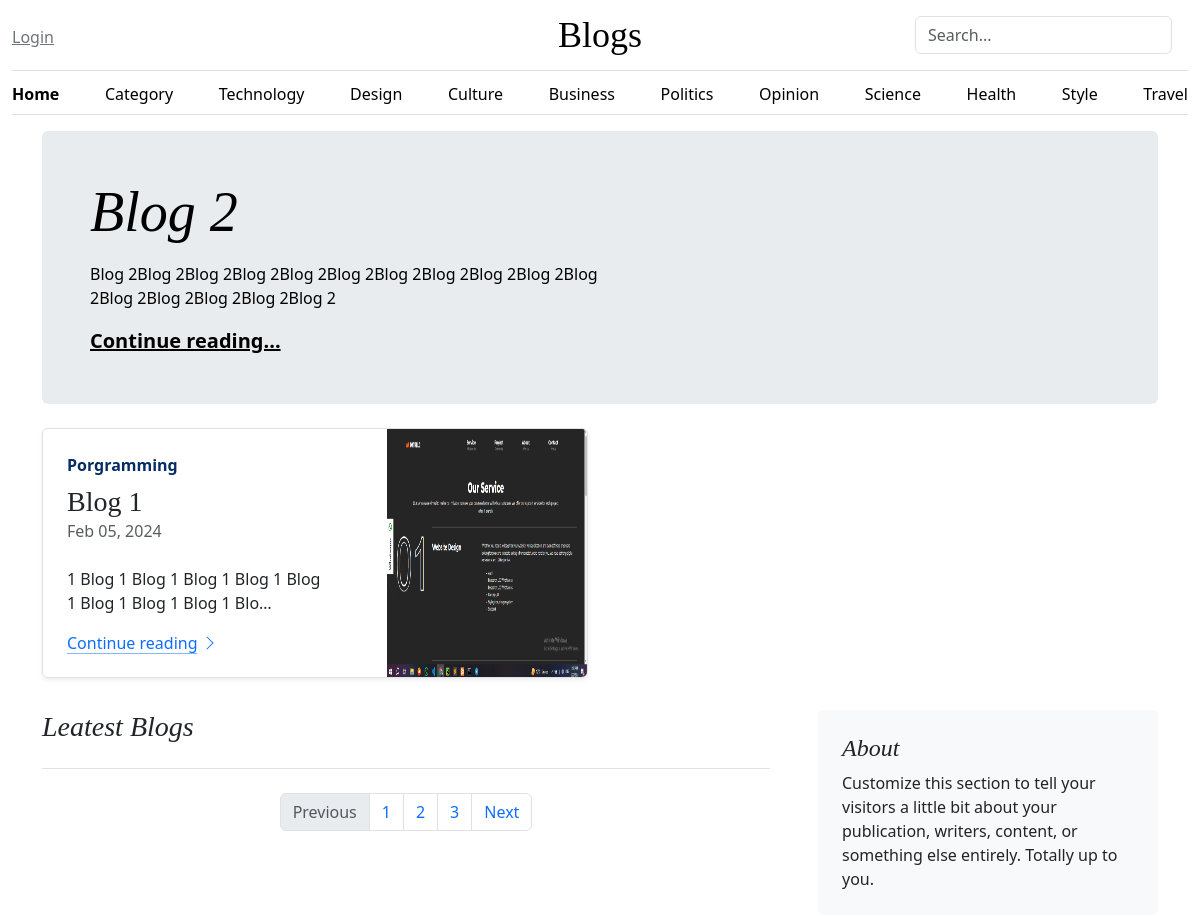
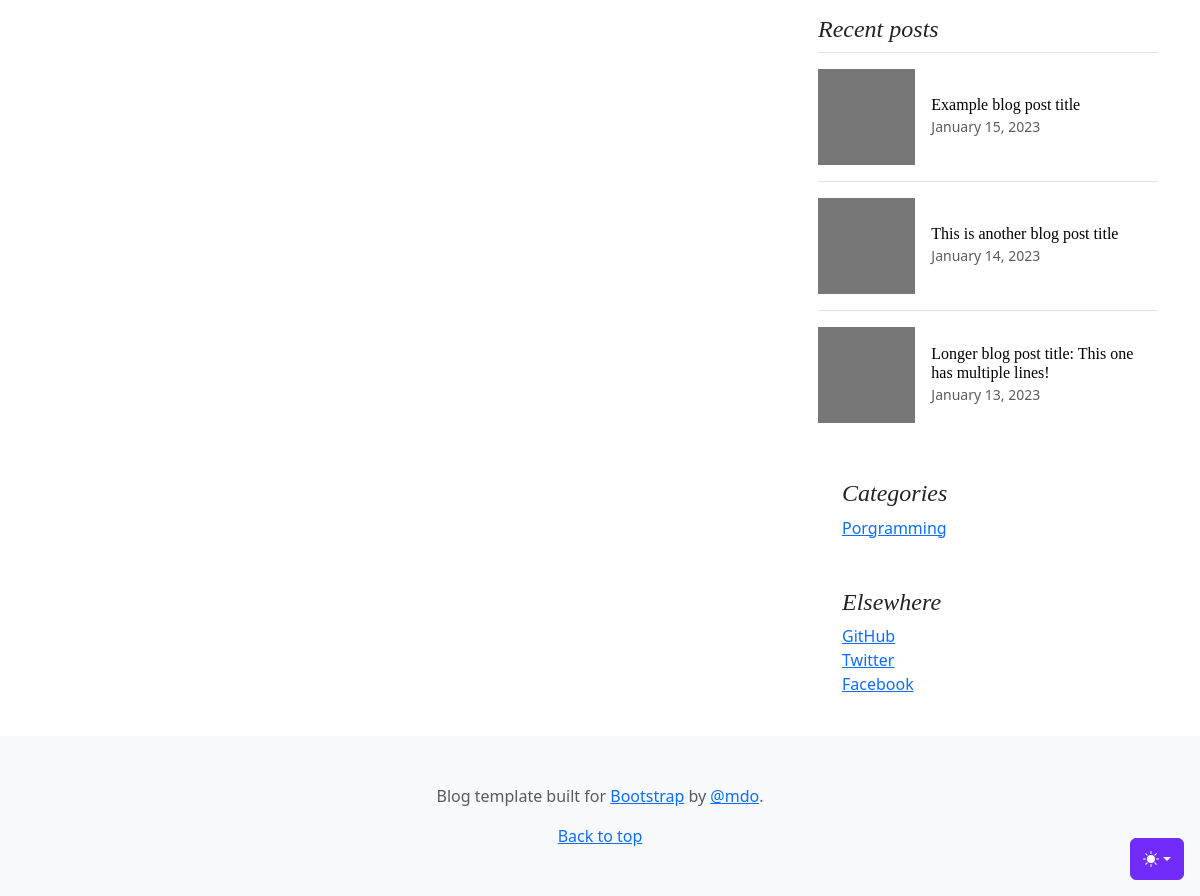
The page / on the database its author committed (2 pictures, top to bottom).
### core/models.py (models this page shows, shortened)
class Post(models.Model):
    STATUS = (
        ('Draft','Draft'),
        ('Publish','Publish')
    )
    featured_img = models.ImageField(upload_to='post/')
    title = models.CharField(max_length=255)
    author = models.ForeignKey(User, on_delete=models.CASCADE)
    category = models.ForeignKey(Category, on_delete=models.CASCADE)
    date = models.DateTimeField(auto_now_add=True)
    update = models.DateTimeField(auto_now=True, null=True)
    content = RichTextField()
    slug = models.CharField(max_length=255, unique=True)
    status = models.CharField(choices=STATUS, max_length=150)

class Category(models.Model):
    name = models.CharField(max_length=255)
    date = models.DateTimeField(auto_now_add=True)
    slug = models.CharField(max_length=50, unique=True, blank=True, null=True)
    def __str__(self):
        return self.name

### core/views.py (the view)
# urls.py: path("", views.index, name='index'),
def index(request):
    category = Category.objects.all().order_by("-id")
    post = Post.objects.filter(status='Publish').order_by("-id")
    context = {
        'category':category,
        'post':post,
    }
    return render(request, 'index.html', context)

### template/index.html (shortened to what this page needs)
{% extends 'base.html' %}
{% block content %}
<main class="container">
  {% for i in post|slice:"0:1" %}
  <div class="p-4 p-md-5 mb-4 rounded text-body-emphasis bg-body-secondary">
      <div class="col-lg-6 px-0">
        <h1 class="display-4 fst-italic">{{i.title|truncatechars:"15"}}</h1>
        <p class="lead my-3">{{i.content|safe|truncatechars:"170"}}</p>
        <p class="lead mb-0"><a href="{% url 'post_view' i.slug %}" class="text-body-emphasis fw-bold">Continue reading...</a></p>
      </div>
    </div>
    {% endfor %}
    <div class="row mb-2">
      {% for u in post|slice:"1:3" %}
      <div class="col-md-6">
        <div class="row g-0 border rounded overflow-hidden flex-md-row mb-4 shadow-sm h-md-250 position-relative">
          <div class="col p-4 d-flex flex-column position-static">
            <strong class="d-inline-block mb-2 text-primary-emphasis">{{u.category}}</strong>
            <h3 class="mb-0">{{u.title|truncatechars:"16"}}</h3>
            <div class="mb-1 text-body-secondary">{{u.date|date:"M d, Y"}}</div>
            <p class="card-text mb-auto">{{u.content|safe|truncatechars:"110"}}</p>
            <a href="{% url 'post_view' u.slug %}" class="icon-link gap-1 icon-link-hover stretched-link">
              Continue reading
              <svg class="bi"><use xlink:href="#chevron-right"/></svg>
            </a>
          </div>
          <div class="col-auto d-none d-lg-block">
            <img src="{{u.featured_img.url}}" width="200" height="250">
          </div>
        </div>
      </div>
      {% endfor %}
    </div>
    <div class="row g-5">
      <div class="col-md-8">
        <h3 class="pb-4 mb-4 fst-italic border-bottom">
          Leatest Blogs
        </h3>
        <nav aria-label="Page navigation example">
          <ul class="pagination justify-content-center">
            <li class="page-item disabled">
              <a class="page-link">Previous</a>
            </li>
            <li class="page-item"><a class="page-link" href="#">1</a></li>
            <li class="page-item"><a class="page-link" href="#">2</a></li>
            <li class="page-item"><a class="page-link" href="#">3</a></li>
            <li class="page-item">
              <a class="page-link" href="#">Next</a>
            </li>
          </ul>
        </nav>
      </div>
      <div class="col-md-4">
        <div class="position-sticky" style="top: 2rem;">
          <div class="p-4 mb-3 bg-body-tertiary rounded">
            <h4 class="fst-italic">About</h4>
            <p class="mb-0">Customize this section to tell your visitors a little bit about your publication, writers, content, or something else entirely. Totally up to you.</p>
          </div>
          <div>
            <h4 class="fst-italic">Recent posts</h4>
            <ul class="list-unstyled">
              <li>
                <a class="d-flex flex-column flex-lg-row gap-3 align-items-start align-items-lg-center py-3 link-body-emphasis text-decoration-none border-top" href="#">
                  <svg class="bd-placeholder-img" width="100%" height="96" xmlns="http://www.w3.org/2000/svg" aria-hidden="true" preserveAspectRatio="xMidYMid slice" focusable="false"><rect width="100%" height="100%" fill="#777"/></svg>
                  <div class="col-lg-8">
                    <h6 class="mb-0">Example blog post title</h6>
                    <small class="text-body-secondary">January 15, 2023</small>
                  </div>
                </a>
              </li>
              <li>
                <a class="d-flex flex-column flex-lg-row gap-3 align-items-start align-items-lg-center py-3 link-body-emphasis text-decoration-none border-top" href="#">
                  <svg class="bd-placeholder-img" width="100%" height="96" xmlns="http://www.w3.org/2000/svg" aria-hidden="true" preserveAspectRatio="xMidYMid slice" focusable="false"><rect width="100%" height="100%" fill="#777"/></svg>
                  <div class="col-lg-8">
                    <h6 class="mb-0">This is another blog post title</h6>
                    <small class="text-body-secondary">January 14, 2023</small>
                  </div>
                </a>
              </li>
              <li>
                <a class="d-flex flex-column flex-lg-row gap-3 align-items-start align-items-lg-center py-3 link-body-emphasis text-decoration-none border-top" href="#">
                  <svg class="bd-placeholder-img" width="100%" height="96" xmlns="http://www.w3.org/2000/svg" aria-hidden="true" preserveAspectRatio="xMidYMid slice" focusable="false"><rect width="100%" height="100%" fill="#777"/></svg>
                  <div class="col-lg-8">
                    <h6 class="mb-0">Longer blog post title: This one has multiple lines!</h6>
                    <small class="text-body-secondary">January 13, 2023</small>
                  </div>
                </a>
              </li>
            </ul>
          </div>
          <div class="p-4">
            <h4 class="fst-italic">Categories</h4>
            <ol class="list-unstyled mb-0">
              {% for i in category %}
               <li><a href="#">{{i.name}}</a></li>
              {% endfor %}
            </ol>
          </div>
          <div class="p-4">
            <h4 class="fst-italic">Elsewhere</h4>
            <ol class="list-unstyled">
              <li><a href="#">GitHub</a></li>
              <li><a href="#">Twitter</a></li>
              <li><a href="#">Facebook</a></li>
            </ol>
          </div>
        </div>
      </div>
    </div>
  </main>
{% endblock content %}

### static/css/blog.css (style rules this page uses)
h1, h2, h3, h4, h5, h6 { font-family: "Playfair Display", Georgia, "Times New Roman", serif; }
@media (min-width: 768px) { .h-md-250 { height: 250px; } }

### template/base.html (style rules this page uses)
.bd-placeholder-img { font-size: 1.125rem; text-anchor: middle; -webkit-user-select: none; -moz-user-select: none; user-select: none; }
.bi { vertical-align: -.125em; fill: currentColor; }

### rows shown on the page
Post: title "Blog 2", content "Blog 2Blog 2Blog 2Blog 2Blog 2Blog 2Blog 2Blog 2Blog 2Blog 2Blog 2Blog 2Blog 2Blog 2Blog 2Blog 2"
Post: category "Porgramming", title "Blog 1", date "Feb 05, 2024", content "1 Blog 1 Blog 1 Blog 1 Blog 1 Blog 1 Blog 1 Blog 1 Blog 1 Blo…", featured_img (picture)
Category: name "Porgramming"
